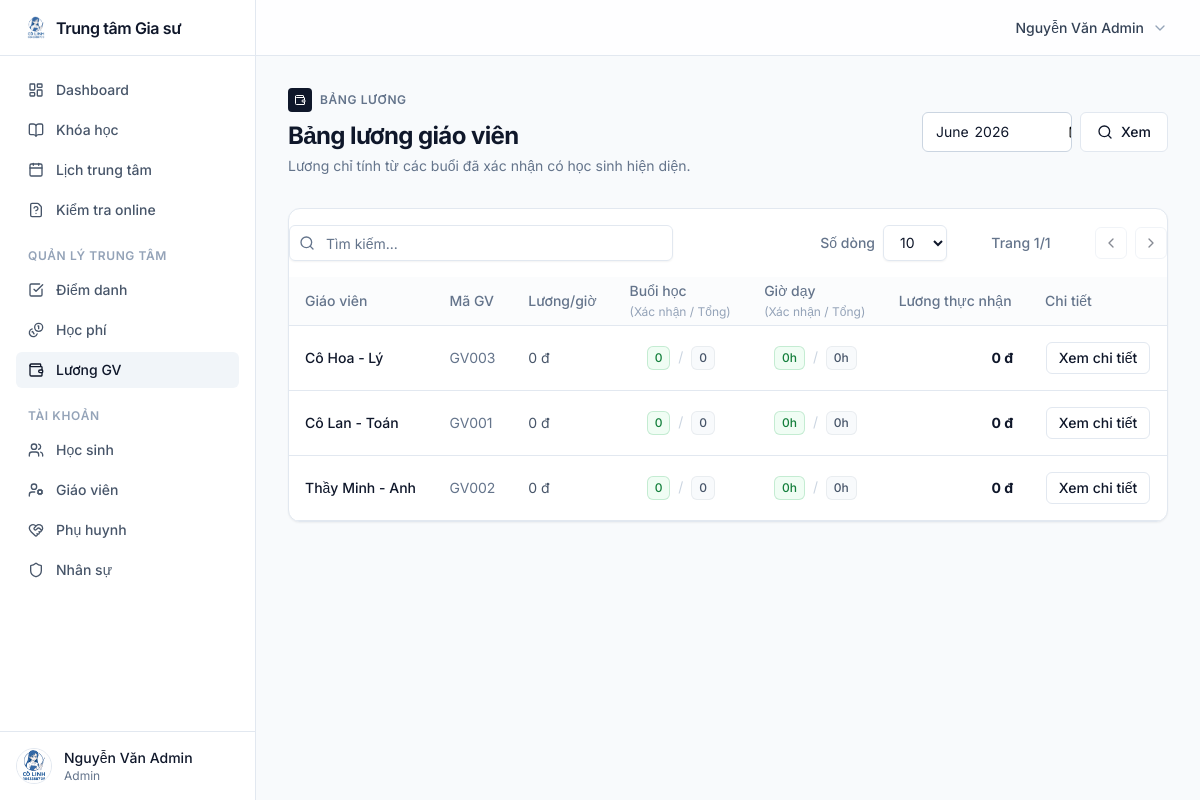
The app's page /payroll (signed in) with its own data.
### app.py (models this page shows, shortened)
class User(db.Model, UserMixin):
    id = db.Column(db.Integer, primary_key=True)
    username = db.Column(db.String(80), unique=True, nullable=False)
    fullname = db.Column(db.String(100), nullable=False)
    user_code = db.Column(db.String(20), unique=True, nullable=False)
    role = db.Column(db.String(20), nullable=False, default="student")
    phone = db.Column(db.String(20))
    parent_phone = db.Column(db.String(20))
    birth_date = db.Column(db.Date)
    position = db.Column(db.String(100))
    password_hash = db.Column(db.String(255))
    is_active = db.Column(db.Boolean, default=True)
    avatar = db.Column(db.String(100), default="default.jpg")
    salary_rate_per_hour = db.Column(db.Integer, default=0)
    linked_student_id = db.Column(db.Integer, db.ForeignKey("user.id"))
    linked_student = db.relationship("User", remote_side=[id], uselist=False)
    courses_taught = db.relationship("Course", back_populates="teacher", foreign_keys="Course.teacher_id")
    schedules = db.relationship("Schedule", back_populates="teacher", foreign_keys="Schedule.teacher_id")
    enrollments = db.relationship("Enrollment", back_populates="student", foreign_keys="Enrollment.student_id")

### app.py (the view)
@app.route("/payroll")
@login_required
def payroll():
    if current_user.role == "teacher":
        teachers = [current_user]
    elif current_user.role in ("admin", "manager"):
        teachers = User.query.filter_by(role="teacher").order_by(User.fullname).all()
    else:
        flash("Bạn không có quyền xem bảng lương.", "danger")
        return redirect(url_for("index"))
    month = request.args.get("month") or month_key()
    start, end = month_bounds(month)
    rows = [{"teacher": teacher, **teaching_summary(teacher.id, start, end)} for teacher in teachers]
    return render_template("payroll.html", rows=rows, month=month)

### app.py (called while the page is built)
@login_manager.user_loader
def load_user(user_id):
    return db.session.get(User, int(user_id))

def month_key(date_value=None):
    return (date_value or dt.date.today()).strftime("%Y-%m")

def month_bounds(month_value=None):
    if month_value:
        start = dt.datetime.strptime(month_value + "-01", "%Y-%m-%d").date()
    else:
        start = first_day_of_month()
    next_month = (start.replace(day=28) + dt.timedelta(days=4)).replace(day=1)
    return start, next_month - dt.timedelta(days=1)

@app.context_processor
def inject_globals():
    return {
        "WEEKDAYS": dict(WEEKDAYS),
        "STATUS_LABELS": STATUS_LABELS,
        "TUITION_LABELS": TUITION_LABELS,
        "ROLE_LABELS": ROLE_LABELS,
        "current_month_summary": current_month_summary,
        "money": lambda value: f"{int(value or 0):,}".replace(",", "."),
    }

### templates/payroll.html
{% extends "layout.html" %}
{% block content %}
<div class="flex flex-col sm:flex-row justify-between items-start sm:items-center gap-4 mb-8">
    <div>
        <div class="flex items-center gap-2 mb-2">
            <div class="w-6 h-6 bg-slate-900 rounded flex items-center justify-center">
                <i data-lucide="wallet" class="w-3 h-3 text-white"></i>
            </div>
            <span class="text-xs font-semibold uppercase tracking-wider text-slate-500">Bảng lương</span>
        </div>
        <h1 class="text-2xl font-bold tracking-tight text-slate-900">{{ 'Lương của tôi' if current_user.role == 'teacher' else 'Bảng lương giáo viên' }}</h1>
        <p class="text-sm text-slate-500 mt-1">Lương chỉ tính từ các buổi đã xác nhận có học sinh hiện diện.</p>
    </div>
    <form class="flex gap-2">
        <input type="month" name="month" class="flex h-10 w-[150px] rounded-md border border-slate-300 bg-white px-3 py-2 text-sm focus:outline-none focus:ring-2 focus:ring-slate-900 transition-colors" value="{{ month }}">
        <button class="inline-flex items-center justify-center rounded-md text-sm font-medium transition-colors focus-visible:outline-none focus-visible:ring-2 border border-slate-200 bg-white hover:bg-slate-100 hover:text-slate-900 h-10 px-4">
            <i data-lucide="search" class="w-4 h-4 mr-2"></i> Xem
        </button>
    </form>
</div>
<div class="rounded-xl border border-slate-200 bg-white shadow-sm overflow-hidden">
    <div class="table-container" data-table-tools>
        <table class="shadcn-table">
            <thead class="bg-slate-50/50">
                <tr>
                    <th>Giáo viên</th>
                    <th>Mã GV</th>
                    <th>Lương/giờ</th>
                    <th class="text-center">Buổi học<br><span class="text-xs font-normal text-slate-400">(Xác nhận / Tổng)</span></th>
                    <th class="text-center">Giờ dạy<br><span class="text-xs font-normal text-slate-400">(Xác nhận / Tổng)</span></th>
                    <th class="text-right">Lương thực nhận</th>
                    <th class="text-center">Chi tiết</th>
                </tr>
            </thead>
            <tbody>
            {% for row in rows %}
            <tr class="transition-colors hover:bg-slate-50/50">
                <td class="font-medium text-slate-900">{{ row.teacher.fullname }}</td>
                <td class="text-slate-500">{{ row.teacher.user_code }}</td>
                <td class="text-slate-600">{{ money(row.teacher.salary_rate_per_hour) }} đ</td>
                <td class="text-center">
                    <span class="inline-flex items-center rounded-md bg-green-50 px-2 py-1 text-xs font-medium text-green-700 ring-1 ring-inset ring-green-600/20">{{ row.confirmed }}</span>
                    <span class="mx-1 text-slate-300">/</span>
                    <span class="inline-flex items-center rounded-md bg-slate-50 px-2 py-1 text-xs font-medium text-slate-600 ring-1 ring-inset ring-slate-500/10">{{ row.total_classes }}</span>
                </td>
                <td class="text-center">
                    <span class="inline-flex items-center rounded-md bg-green-50 px-2 py-1 text-xs font-medium text-green-700 ring-1 ring-inset ring-green-600/20">{{ row.confirmed_hours }}h</span>
                    <span class="mx-1 text-slate-300">/</span>
                    <span class="inline-flex items-center rounded-md bg-slate-50 px-2 py-1 text-xs font-medium text-slate-600 ring-1 ring-inset ring-slate-500/10">{{ row.total_hours }}h</span>
                </td>
                <td class="text-right font-bold text-slate-900">{{ money(row.salary) }} đ</td>
                <td class="text-center">
                    <a href="{{ url_for('payroll_detail', teacher_id=row.teacher.id, month=month) }}" class="inline-flex items-center justify-center rounded-md border border-slate-200 bg-white hover:bg-slate-100 text-sm font-medium h-8 px-3 transition-colors">
                        Xem chi tiết
                    </a>
                </td>
            </tr>
            {% else %}
            <tr>
                <td colspan="7" class="h-24 text-center text-slate-500">Chưa có dữ liệu lương.</td>
            </tr>
            {% endfor %}
            </tbody>
        </table>
    </div>
</div>
{% endblock %}

### templates/layout.html (shortened to what this page needs)
<!doctype html>
<html lang="vi" class="antialiased">
<head>
    <script src="https://cdn.tailwindcss.com"></script>
</head>
<body class="bg-slate-50 text-slate-900 min-h-screen flex {% if current_user.is_authenticated %}logged-in{% endif %}">
    {% if current_user.is_authenticated %}
    <aside id="sidebar" class="fixed inset-y-0 left-0 z-50 w-64 bg-white border-r border-slate-200 flex flex-col transform -translate-x-full lg:translate-x-0 lg:static lg:shrink-0 h-screen">
        <div class="h-14 flex items-center px-6 border-b border-slate-200">
            <a href="{{ url_for('index') }}" class="flex items-center gap-2 font-semibold text-slate-900 tracking-tight">
                <img src="{{ url_for('static', filename='logo.png') }}" alt="Logo" class="w-6 h-6 rounded">
                <span>Trung tâm Gia sư</span>
            </a>
        </div>
        <nav class="flex-1 overflow-y-auto p-4 space-y-1">
            {% set current_path = request.path %}
            <a href="{{ url_for('index') }}" class="flex items-center gap-3 px-3 py-2 rounded-md text-sm font-medium transition-colors {% if current_path == url_for('index') %}bg-slate-100 text-slate-900{% else %}text-slate-600 hover:bg-slate-100 hover:text-slate-900{% endif %}">
                <i data-lucide="layout-dashboard" class="w-4 h-4"></i> Dashboard
            </a>
            <a href="{{ url_for('courses') }}" class="flex items-center gap-3 px-3 py-2 rounded-md text-sm font-medium transition-colors {% if current_path == url_for('courses') %}bg-slate-100 text-slate-900{% else %}text-slate-600 hover:bg-slate-100 hover:text-slate-900{% endif %}">
                <i data-lucide="book-open" class="w-4 h-4"></i> Khóa học
            </a>
            {% if current_user.role in ['admin', 'manager'] %}
                <a href="{{ url_for('schedules') }}" class="flex items-center gap-3 px-3 py-2 rounded-md text-sm font-medium transition-colors {% if current_path == url_for('schedules') %}bg-slate-100 text-slate-900{% else %}text-slate-600 hover:bg-slate-100 hover:text-slate-900{% endif %}">
                    <i data-lucide="calendar" class="w-4 h-4"></i> Lịch trung tâm
                </a>
                <a href="{{ url_for('exam_list') }}" class="flex items-center gap-3 px-3 py-2 rounded-md text-sm font-medium transition-colors {% if current_path == url_for('exam_list') %}bg-slate-100 text-slate-900{% else %}text-slate-600 hover:bg-slate-100 hover:text-slate-900{% endif %}">
                    <i data-lucide="file-question" class="w-4 h-4"></i> Kiểm tra online
                </a>
                <div class="pt-4 pb-1">
                    <p class="px-3 text-xs font-semibold text-slate-400 uppercase tracking-wider">Quản lý trung tâm</p>
                </div>
                <a href="{{ url_for('attendance') }}" class="flex items-center gap-3 px-3 py-2 rounded-md text-sm font-medium transition-colors {% if current_path.startswith('/attendance') %}bg-slate-100 text-slate-900{% else %}text-slate-600 hover:bg-slate-100 hover:text-slate-900{% endif %}">
                    <i data-lucide="check-square" class="w-4 h-4"></i> Điểm danh
                </a>
                <a href="{{ url_for('tuition') }}" class="flex items-center gap-3 px-3 py-2 rounded-md text-sm font-medium transition-colors {% if current_path.startswith('/tuition') %}bg-slate-100 text-slate-900{% else %}text-slate-600 hover:bg-slate-100 hover:text-slate-900{% endif %}">
                    <i data-lucide="coins" class="w-4 h-4"></i> Học phí
                </a>
                <a href="{{ url_for('payroll') }}" class="flex items-center gap-3 px-3 py-2 rounded-md text-sm font-medium transition-colors {% if current_path.startswith('/payroll') %}bg-slate-100 text-slate-900{% else %}text-slate-600 hover:bg-slate-100 hover:text-slate-900{% endif %}">
                    <i data-lucide="wallet" class="w-4 h-4"></i> Lương GV
                </a>
                <div class="pt-4 pb-1">
                    <p class="px-3 text-xs font-semibold text-slate-400 uppercase tracking-wider">Tài khoản</p>
                </div>
                <a href="{{ url_for('manage_users', role_name='students') }}" class="flex items-center gap-3 px-3 py-2 rounded-md text-sm font-medium transition-colors {% if 'role_name=students' in request.url %}bg-slate-100 text-slate-900{% else %}text-slate-600 hover:bg-slate-100 hover:text-slate-900{% endif %}">
                    <i data-lucide="users" class="w-4 h-4"></i> Học sinh
                </a>
                <a href="{{ url_for('manage_users', role_name='teachers') }}" class="flex items-center gap-3 px-3 py-2 rounded-md text-sm font-medium transition-colors {% if 'role_name=teachers' in request.url %}bg-slate-100 text-slate-900{% else %}text-slate-600 hover:bg-slate-100 hover:text-slate-900{% endif %}">
                    <i data-lucide="user-cog" class="w-4 h-4"></i> Giáo viên
                </a>
                <a href="{{ url_for('manage_users', role_name='parents') }}" class="flex items-center gap-3 px-3 py-2 rounded-md text-sm font-medium transition-colors {% if 'role_name=parents' in request.url %}bg-slate-100 text-slate-900{% else %}text-slate-600 hover:bg-slate-100 hover:text-slate-900{% endif %}">
                    <i data-lucide="heart-handshake" class="w-4 h-4"></i> Phụ huynh
                </a>
                <a href="{{ url_for('manage_users', role_name='staff') }}" class="flex items-center gap-3 px-3 py-2 rounded-md text-sm font-medium transition-colors {% if 'role_name=staff' in request.url %}bg-slate-100 text-slate-900{% else %}text-slate-600 hover:bg-slate-100 hover:text-slate-900{% endif %}">
                    <i data-lucide="shield" class="w-4 h-4"></i> Nhân sự
                </a>
            {% endif %}
        </nav>
        <div class="p-4 border-t border-slate-200">
            <div class="flex items-center gap-3">
                <img src="{{ url_for('static', filename='avatars/' + (current_user.avatar or 'default.jpg')) }}" class="w-9 h-9 rounded-full object-cover border border-slate-200" alt="Avatar">
                <div class="flex-1 min-w-0">
                    <p class="text-sm font-medium text-slate-900 truncate">{{ current_user.fullname }}</p>
                    <p class="text-xs text-slate-500 truncate capitalize">{{ ROLE_LABELS[current_user.role] }}</p>
                </div>
            </div>
        </div>
    </aside>
    {% endif %}
    <div class="flex-1 flex flex-col min-w-0 w-full">
        <header class="sticky top-0 z-30 flex h-14 items-center justify-between border-b border-slate-200 bg-white/80 backdrop-blur-sm px-4 sm:px-6">
            <div class="flex items-center gap-3 relative">
                {% if current_user.is_authenticated %}
                <button onclick="toggleUserDropdown()" class="flex items-center gap-2 text-sm font-medium text-slate-700 hover:text-slate-900 focus:outline-none h-8 px-2 rounded-md hover:bg-slate-100 transition-colors">
                    {{ current_user.fullname }}
                    <i data-lucide="chevron-down" class="w-4 h-4 text-slate-400"></i>
                </button>
                {% endif %}
            </div>
        </header>
        <main class="flex-1 p-4 sm:p-6 lg:p-8 w-full max-w-7xl mx-auto">
            {% block content %}{% endblock %}
        </main>
    </div>
</body>
</html>

### templates/layout.html (style rules this page uses)
#sidebar { transition: transform 0.3s ease-in-out; }
.table-container { position: relative; width: 100%; overflow: auto; }
.shadcn-table { width: 100%; caption-side: bottom; font-size: 0.875rem; line-height: 1.25rem; }
.shadcn-table th { height: 3rem; padding-left: 1rem; padding-right: 1rem; text-align: left; vertical-align: middle; font-weight: 500; color: #64748b; border-bottom: 1px solid #e2e8f0; }
.shadcn-table td { padding: 1rem; vertical-align: middle; border-bottom: 1px solid #e2e8f0; }

### records on screen
User: avatar (picture), fullname "Nguyễn Văn Admin", role "Admin", role "Bảng lương giáo viên"
User: teacher.fullname "Cô Hoa - Lý", teacher.user_code "GV003", salary_rate_per_hour "0"
User: teacher.fullname "Cô Lan - Toán", teacher.user_code "GV001", salary_rate_per_hour "0"
User: teacher.fullname "Thầy Minh - Anh", teacher.user_code "GV002", salary_rate_per_hour "0"

### other values on screen
{{ row.confirmed }} "0" "0" "0"
{{ row.total_classes }} "0" "0" "0"
{{ row.confirmed_hours }} "0" "0" "0"
{{ row.total_hours }} "0" "0" "0"
{{ money(row.salary) }} "0" "0" "0"
